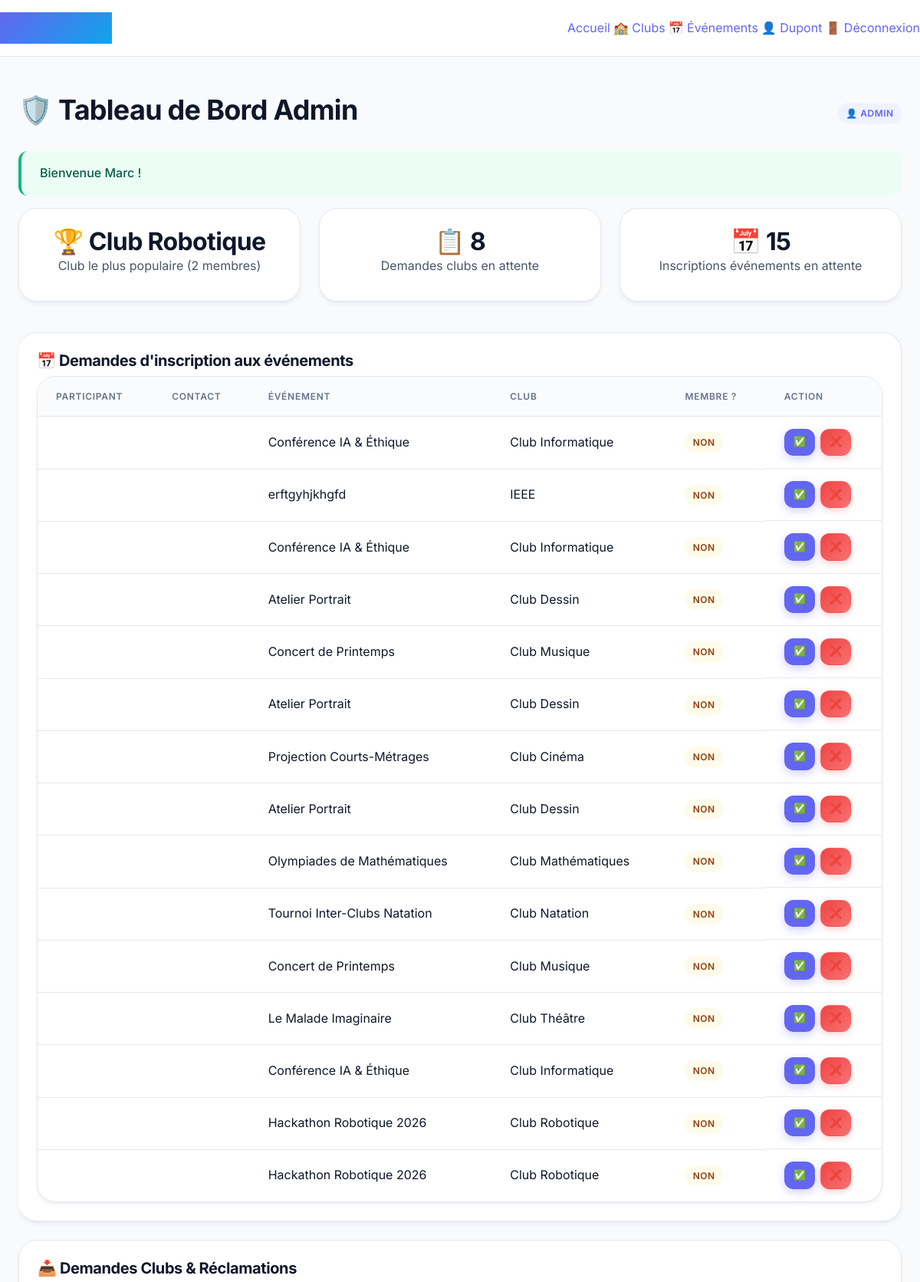
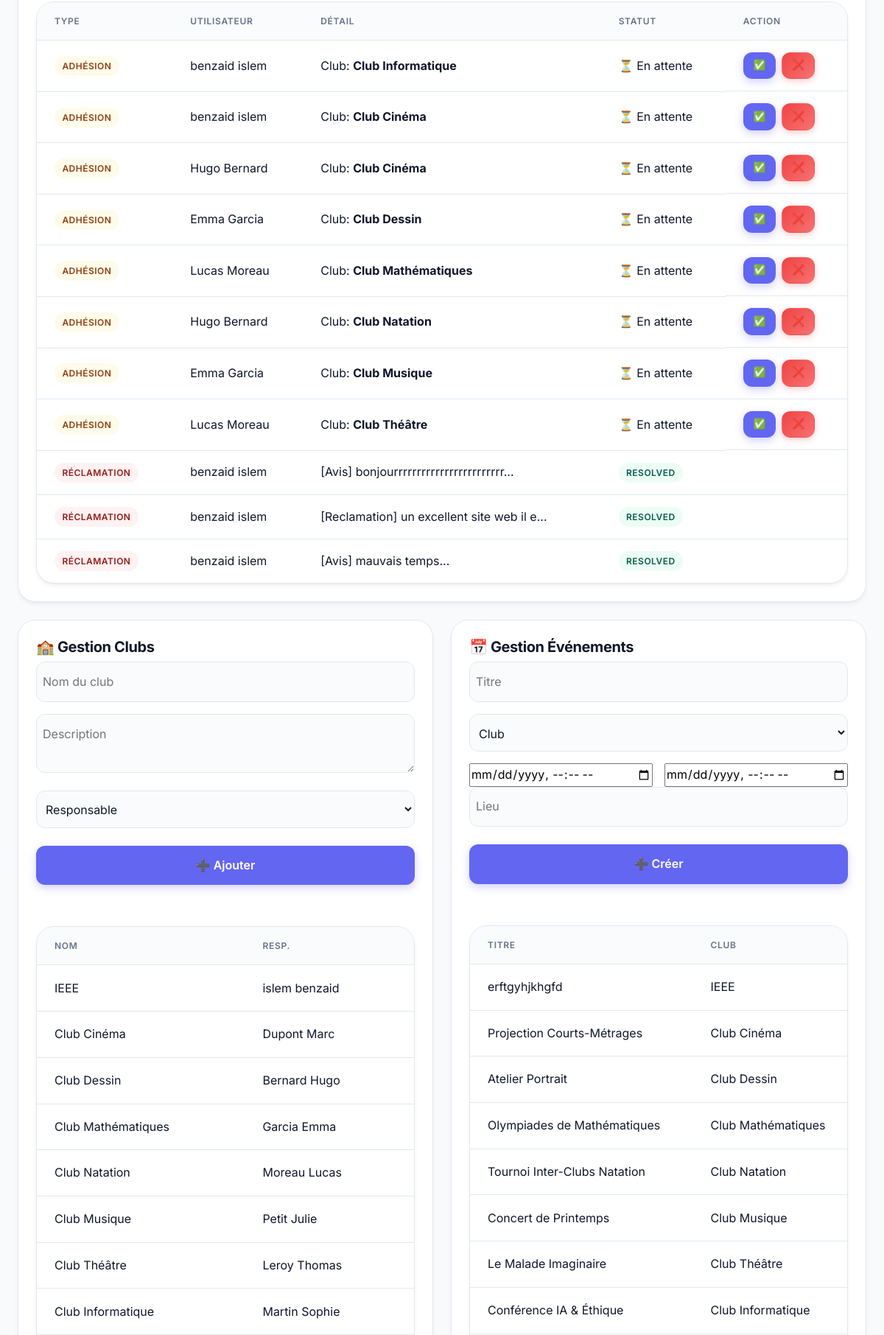
Screenshot of /index.php?page=admin_dashboard (signed in, upper part) with the database file from the repository (2 pictures, top to bottom).
### tables this page shows
CREATE TABLE `event_participants` (
  `id` int(11) NOT NULL AUTO_INCREMENT,
  `event_id` int(11) NOT NULL,
  `user_id` int(11) NOT NULL,
  `participant_nom` varchar(100) DEFAULT NULL,
  `participant_contact` varchar(100) DEFAULT NULL,
  `is_club_member` tinyint(1) DEFAULT 0,
  `status` enum('pending','accepted','rejected') DEFAULT 'pending',
  `date_inscription` timestamp NOT NULL DEFAULT current_timestamp(),
  PRIMARY KEY (`id`),
  UNIQUE KEY `unique_part` (`event_id`,`user_id`),
  KEY `user_id` (`user_id`),
  CONSTRAINT `event_participants_ibfk_1` FOREIGN KEY (`event_id`) REFERENCES `events` (`id`) ON DELETE CASCADE,
  CONSTRAINT `event_participants_ibfk_2` FOREIGN KEY (`user_id`) REFERENCES `users` (`id`) ON DELETE CASCADE
);

CREATE TABLE `events` (
  `id` int(11) NOT NULL AUTO_INCREMENT,
  `club_id` int(11) NOT NULL,
  `titre` varchar(150) NOT NULL,
  `description` text DEFAULT NULL,
  `date_debut` datetime NOT NULL,
  `date_fin` datetime NOT NULL,
  `lieu` varchar(100) DEFAULT NULL,
  `created_at` timestamp NOT NULL DEFAULT current_timestamp(),
  PRIMARY KEY (`id`),
  KEY `club_id` (`club_id`),
  CONSTRAINT `events_ibfk_1` FOREIGN KEY (`club_id`) REFERENCES `clubs` (`id`) ON DELETE CASCADE
);

CREATE TABLE `clubs` (
  `id` int(11) NOT NULL AUTO_INCREMENT,
  `nom` varchar(100) NOT NULL,
  `description` text DEFAULT NULL,
  `responsable_id` int(11) DEFAULT NULL,
  `created_at` timestamp NOT NULL DEFAULT current_timestamp(),
  `updated_at` timestamp NOT NULL DEFAULT current_timestamp() ON UPDATE current_timestamp(),
  PRIMARY KEY (`id`),
  KEY `responsable_id` (`responsable_id`),
  CONSTRAINT `clubs_ibfk_1` FOREIGN KEY (`responsable_id`) REFERENCES `users` (`id`) ON DELETE SET NULL
);

CREATE TABLE `club_members` (
  `id` int(11) NOT NULL AUTO_INCREMENT,
  `club_id` int(11) NOT NULL,
  `user_id` int(11) NOT NULL,
  `status` enum('pending','accepted','rejected') DEFAULT 'pending',
  `motivation` text DEFAULT NULL,
  `date_adhesion` datetime DEFAULT NULL,
  `date_demande` datetime DEFAULT current_timestamp(),
  PRIMARY KEY (`id`),
  UNIQUE KEY `unique_req` (`club_id`,`user_id`),
  KEY `user_id` (`user_id`),
  CONSTRAINT `club_members_ibfk_1` FOREIGN KEY (`club_id`) REFERENCES `clubs` (`id`) ON DELETE CASCADE,
  CONSTRAINT `club_members_ibfk_2` FOREIGN KEY (`user_id`) REFERENCES `users` (`id`) ON DELETE CASCADE
);

CREATE TABLE `users` (
  `id` int(11) NOT NULL AUTO_INCREMENT,
  `nom` varchar(50) NOT NULL,
  `prenom` varchar(50) NOT NULL,
  `email` varchar(100) NOT NULL,
  `mot_de_passe` varchar(255) NOT NULL,
  `role` enum('admin','étudiant') DEFAULT 'étudiant',
  `created_at` timestamp NOT NULL DEFAULT current_timestamp(),
  `updated_at` timestamp NOT NULL DEFAULT current_timestamp() ON UPDATE current_timestamp(),
  PRIMARY KEY (`id`),
  UNIQUE KEY `email` (`email`)
);

CREATE TABLE `complaints` (
  `id` int(11) NOT NULL AUTO_INCREMENT,
  `user_id` int(11) NOT NULL,
  `club_id` int(11) DEFAULT NULL,
  `message` text NOT NULL,
  `status` enum('open','resolved') DEFAULT 'open',
  `created_at` timestamp NOT NULL DEFAULT current_timestamp(),
  PRIMARY KEY (`id`),
  KEY `user_id` (`user_id`),
  CONSTRAINT `complaints_ibfk_1` FOREIGN KEY (`user_id`) REFERENCES `users` (`id`) ON DELETE CASCADE
);

### includes/auth.php (called while the page is built, shortened)
<?php
function getFlash(){ $f=$_SESSION['flash']??null; unset($_SESSION['flash']); return $f; }
?>

### views/admin_dashboard.php (the view, shortened to what this page needs)
<?php
$flash = getFlash();
$topClub = $pdo->query("SELECT c.nom, COUNT(cm.user_id) as total FROM clubs c JOIN club_members cm ON c.id = cm.club_id WHERE cm.status = 'accepted' GROUP BY c.id ORDER BY total DESC LIMIT 1")->fetch();
$totalPending = $pdo->query("SELECT COUNT(*) FROM club_members WHERE status='pending'")->fetchColumn();
$pendingEventRegs = $pdo->query("SELECT ep.id, ep.participant_nom, ep.participant_contact, ep.is_club_member, e.titre as event_title, c.nom as club_name FROM event_participants ep JOIN events e ON ep.event_id=e.id JOIN clubs c ON e.club_id=c.id WHERE ep.status='pending' ORDER BY ep.id DESC")->fetchAll();
$pendingReqs = $pdo->query("SELECT cm.id, c.nom as club, u.nom, u.prenom FROM club_members cm JOIN clubs c ON cm.club_id=c.id JOIN users u ON cm.user_id=u.id WHERE cm.status='pending' ORDER BY cm.id DESC")->fetchAll();
$complaints = $pdo->query("SELECT comp.id, comp.message, comp.status, u.nom, u.prenom FROM complaints comp JOIN users u ON comp.user_id=u.id ORDER BY comp.id DESC")->fetchAll();
$clubs = $pdo->query("SELECT c.id, c.nom, c.description, CONCAT(u.nom,' ',u.prenom) as responsable FROM clubs c LEFT JOIN users u ON c.responsable_id=u.id ORDER BY c.id DESC")->fetchAll();
$events = $pdo->query("SELECT e.id, e.titre, e.date_debut, c.nom as club FROM events e JOIN clubs c ON e.club_id=c.id ORDER BY e.id DESC")->fetchAll();
?>
<div class="container" style="padding-top:1.5rem;">
    <div style="display:flex;justify-content:space-between;align-items:center;margin-bottom:1.5rem;"><h2>🛡️ Tableau de Bord Admin</h2><span class="badge badge-primary">👤 Admin</span></div>
    <?php if($flash):?><div class="alert alert-<?=htmlspecialchars($flash['type'])?>"><?=htmlspecialchars($flash['msg'])?></div><?php endif; ?>
    <div class="grid-3" style="margin-top:0;">
        <div class="card text-center"><h3 style="color:var(--primary);font-size:2rem;margin:0;">🏆 <?=htmlspecialchars($topClub['nom']??'Aucun')?></h3><p>Club le plus populaire (<?= (int)$topClub['total'] ?> membres)</p></div>
        <div class="card text-center"><h3 style="color:var(--warning);font-size:2rem;margin:0;">📋 <?= (int)$totalPending ?></h3><p>Demandes clubs en attente</p></div>
        <div class="card text-center"><h3 style="color:var(--accent);font-size:2rem;margin:0;">📅 <?= count($pendingEventRegs) ?></h3><p>Inscriptions événements en attente</p></div>
    </div>
    <div class="grid-2">
        <div class="card" style="grid-column: span 2; border-left:4px solid var(--accent);">
            <h3>📅 Demandes d'inscription aux événements</h3>
            <?php if(empty($pendingEventRegs)): ?><p class="text-muted" style="padding:1rem;">✅ Aucune demande en attente.</p>
            <?php else: ?>
            <div class="table-wrap" style="margin:0;"><table>
                <thead><tr><th>Participant</th><th>Contact</th><th>Événement</th><th>Club</th><th>Membre ?</th><th>Action</th></tr></thead>
                <tbody>
                <?php foreach($pendingEventRegs as $reg): ?>
                <tr>
                    <td><strong><?=htmlspecialchars($reg['participant_nom'])?></strong></td>
                    <td><?=htmlspecialchars($reg['participant_contact'])?></td>
                    <td><?=htmlspecialchars($reg['event_title'])?></td>
                    <td><?=htmlspecialchars($reg['club_name'])?></td>
                    <td><?= $reg['is_club_member']?'<span class="badge badge-success">Oui</span>':'<span class="badge badge-warning">Non</span>' ?></td>
                    <td style="display:flex;gap:0.4rem;">
                        <form method="POST" action="<?=BASE_URL?>controllers/admin_controller.php"><button type="submit" class="btn-primary" style="padding:0.4rem 0.7rem;font-size:0.8rem;">✅</button></form>
                        <form method="POST" action="<?=BASE_URL?>controllers/admin_controller.php"><button type="submit" class="btn-danger" style="padding:0.4rem 0.7rem;font-size:0.8rem;">❌</button></form>
                    </td>
                </tr><?php endforeach; ?></tbody></table></div>
            <?php endif; ?>
        </div>
        <div class="card" style="grid-column: span 2;">
            <h3>📥 Demandes Clubs & Réclamations</h3>
            <div class="table-wrap" style="margin:0;"><table>
                <thead><tr><th>Type</th><th>Utilisateur</th><th>Détail</th><th>Statut</th><th>Action</th></tr></thead>
                <tbody>
                <?php foreach($pendingReqs as $r): ?>
                <tr><td><span class="badge badge-warning">Adhésion</span></td><td><?=htmlspecialchars($r['prenom'].' '.$r['nom'])?></td><td>Club: <b><?=htmlspecialchars($r['club'])?></b></td><td>⏳ En attente</td><td style="display:flex;gap:0.5rem;">
                    <form method="POST" action="<?=BASE_URL?>controllers/admin_controller.php"><button type="submit" class="btn-primary" style="padding:0.4rem 0.8rem;font-size:0.85rem;">✅</button></form>
                    <form method="POST" action="<?=BASE_URL?>controllers/admin_controller.php"><button type="submit" class="btn-danger" style="padding:0.4rem 0.8rem;font-size:0.85rem;">❌</button></form>
                </td></tr><?php endforeach; ?>
                <?php foreach($complaints as $c): ?>
                <tr><td><span class="badge badge-danger">Réclamation</span></td><td><?=htmlspecialchars($c['prenom'].' '.$c['nom'])?></td><td><?=htmlspecialchars(substr($c['message'],0,40))?>...</td><td><span class="badge <?= $c['status']==='resolved'?'badge-success':'badge-warning' ?>"><?=ucfirst($c['status'])?></span></td><td>
                </td></tr><?php endforeach; ?>
                </tbody></table></div>
        </div>
        <div class="card">
            <h3>🏫 Gestion Clubs</h3>
            <form method="POST" action="<?=BASE_URL?>controllers/admin_controller.php" style="margin-bottom:1rem;"><input type="hidden" name="csrf" value="<?=csrf()?>"><input type="hidden" name="action" value="add_club">
                <div class="form-group"><input type="text" name="nom" placeholder="Nom du club" class="form-input" required></div>
                <div class="form-group"><textarea name="desc" placeholder="Description" rows="2" class="form-input" required></textarea></div>
                <div class="form-group"><select name="responsable_id" class="form-input" required><option value="">Responsable</option></select></div>
                <button type="submit" class="btn-primary btn-full">➕ Ajouter</button>
            </form>
            <div class="table-wrap"><table><thead><tr><th>Nom</th><th>Resp.</th><th></th></tr></thead><tbody>
            <?php foreach($clubs as $cl):?><tr><td><?=htmlspecialchars($cl['nom'])?></td><td><?=htmlspecialchars($cl['responsable']??'-')?></td><td></td></tr><?php endforeach;?></tbody></table></div>
        </div>
        <div class="card">
            <h3>📅 Gestion Événements</h3>
            <form method="POST" action="<?=BASE_URL?>controllers/admin_controller.php" style="margin-bottom:1rem;"><input type="hidden" name="csrf" value="<?=csrf()?>"><input type="hidden" name="action" value="add_event">
                <div class="form-group"><input type="text" name="titre" placeholder="Titre" class="form-input" required></div>
                <div class="form-group"><select name="club_id" class="form-input" required><option value="">Club</option></select></div>
                <div class="form-row"><input type="datetime-local" name="date_debut" class="form-input" required><input type="datetime-local" name="date_fin" class="form-input" required></div>
                <div class="form-group"><input type="text" name="lieu" placeholder="Lieu" class="form-input" required></div>
                <button type="submit" class="btn-primary btn-full">➕ Créer</button>
            </form>
            <div class="table-wrap"><table><thead><tr><th>Titre</th><th>Club</th><th></th></tr></thead><tbody>
            <?php foreach($events as $ev):?><tr><td><?=htmlspecialchars($ev['titre'])?></td><td><?=htmlspecialchars($ev['club'])?></td></tr><?php endforeach;?></tbody></table></div>
        </div>
    </div>
</div>

### rows the page displays
event_participants: event.titre "Conférence IA & Éthique", clubs.nom "Club Informatique", is_club_member "NON"
event_participants: event.titre "erftgyhjkhgfd", clubs.nom "IEEE", is_club_member "NON"
event_participants: event.titre "Conférence IA & Éthique", clubs.nom "Club Informatique", is_club_member "NON"
event_participants: event.titre "Atelier Portrait", clubs.nom "Club Dessin", is_club_member "NON"
event_participants: event.titre "Concert de Printemps", clubs.nom "Club Musique", is_club_member "NON"
event_participants: event.titre "Atelier Portrait", clubs.nom "Club Dessin", is_club_member "NON"
event_participants: event.titre "Projection Courts-Métrages", clubs.nom "Club Cinéma", is_club_member "NON"
event_participants: event.titre "Atelier Portrait", clubs.nom "Club Dessin", is_club_member "NON"
event_participants: event.titre "Olympiades de Mathématiques", clubs.nom "Club Mathématiques", is_club_member "NON"
event_participants: event.titre "Tournoi Inter-Clubs Natation", clubs.nom "Club Natation", is_club_member "NON"
event_participants: event.titre "Concert de Printemps", clubs.nom "Club Musique", is_club_member "NON"
event_participants: event.titre "Le Malade Imaginaire", clubs.nom "Club Théâtre", is_club_member "NON"
event_participants: event.titre "Conférence IA & Éthique", clubs.nom "Club Informatique", is_club_member "NON"
event_participants: event.titre "Hackathon Robotique 2026", clubs.nom "Club Robotique", is_club_member "NON"
event_participants: event.titre "Hackathon Robotique 2026", clubs.nom "Club Robotique", is_club_member "NON"
club_members: user.nom "benzaid islem", club.nom "Club Informatique"
club_members: user.nom "benzaid islem", club.nom "Club Cinéma"
club_members: user.nom "Hugo Bernard", club.nom "Club Cinéma"
club_members: user.nom "Emma Garcia", club.nom "Club Dessin"
club_members: user.nom "Lucas Moreau", club.nom "Club Mathématiques"
club_members: user.nom "Hugo Bernard", club.nom "Club Natation"
club_members: user.nom "Emma Garcia", club.nom "Club Musique"
club_members: user.nom "Lucas Moreau", club.nom "Club Théâtre"
complaints: user.nom "benzaid islem", message "[Avis] bonjourrrrrrrrrrrrrrrrrrrrrrrr", status "RESOLVED"
complaints: user.nom "benzaid islem", message "[Reclamation] un excellent site web il e", status "RESOLVED"
complaints: user.nom "benzaid islem", message "[Avis] mauvais temps", status "RESOLVED"
clubs: nom "IEEE", responsable "islem benzaid"
clubs: nom "Club Cinéma", responsable "Dupont Marc"
clubs: nom "Club Dessin", responsable "Bernard Hugo"
clubs: nom "Club Mathématiques", responsable "Garcia Emma"
clubs: nom "Club Natation", responsable "Moreau Lucas"
clubs: nom "Club Musique", responsable "Petit Julie"
clubs: nom "Club Théâtre", responsable "Leroy Thomas"
clubs: nom "Club Informatique", responsable "Martin Sophie"
events: titre "erftgyhjkhgfd", club.nom "IEEE"
events: titre "Projection Courts-Métrages", club.nom "Club Cinéma"
events: titre "Atelier Portrait", club.nom "Club Dessin"
events: titre "Olympiades de Mathématiques", club.nom "Club Mathématiques"
events: titre "Tournoi Inter-Clubs Natation", club.nom "Club Natation"
events: titre "Concert de Printemps", club.nom "Club Musique"
events: titre "Le Malade Imaginaire", club.nom "Club Théâtre"
events: titre "Conférence IA & Éthique", club.nom "Club Informatique"

### other values shown
$nomUser "Dupont"
$flash['msg'] "Bienvenue Marc !"
$topClub['nom'] "Club Robotique"
$topClub['total'] "2"
$totalPending "8"
count($pendingEventRegs) "15"
